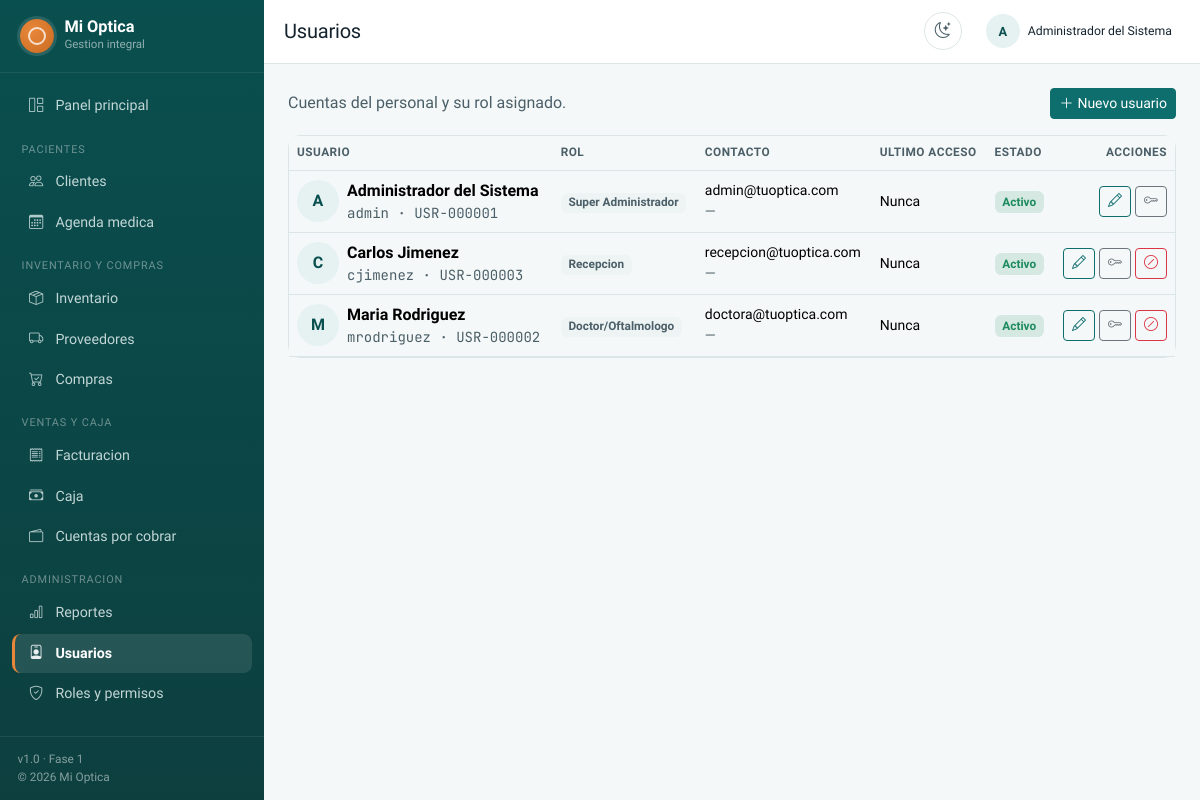
/usuarios (signed in), run on the app's committed database.
### tables this page shows
CREATE TABLE usuarios (
    id               INT UNSIGNED AUTO_INCREMENT PRIMARY KEY,
    codigo           VARCHAR(20)  NOT NULL,
    nombre           VARCHAR(80)  NOT NULL,
    apellido         VARCHAR(80)  NOT NULL,
    email            VARCHAR(150) NOT NULL,
    username         VARCHAR(50)  NOT NULL,
    password_hash    VARCHAR(255) NOT NULL,
    telefono         VARCHAR(20)  NULL,
    foto             VARCHAR(255) NULL,
    rol_id           INT UNSIGNED NOT NULL,
    firma_digital    VARCHAR(255) NULL COMMENT 'Ruta de imagen de firma escaneada, para doctores',
    cmd_colegiado    VARCHAR(50)  NULL COMMENT 'Numero de exequatur/colegiatura del especialista',
    estado           ENUM('activo','inactivo') NOT NULL DEFAULT 'activo',
    debe_cambiar_password TINYINT(1) NOT NULL DEFAULT 1,
    intentos_fallidos INT UNSIGNED NOT NULL DEFAULT 0,
    bloqueado_hasta  DATETIME NULL,
    two_factor_secret VARCHAR(255) NULL COMMENT 'Preparado para 2FA (TOTP)',
    two_factor_activo TINYINT(1) NOT NULL DEFAULT 0,
    ultimo_login     DATETIME NULL,
    ultimo_login_ip  VARCHAR(45) NULL,
    created_at       DATETIME NOT NULL DEFAULT CURRENT_TIMESTAMP,
    updated_at       DATETIME NOT NULL DEFAULT CURRENT_TIMESTAMP ON UPDATE CURRENT_TIMESTAMP,
    UNIQUE KEY uq_usuarios_codigo (codigo),
    UNIQUE KEY uq_usuarios_email (email),
    UNIQUE KEY uq_usuarios_username (username),
    KEY idx_usuarios_rol (rol_id),
    CONSTRAINT fk_usuarios_rol FOREIGN KEY (rol_id) REFERENCES roles(id) ON DELETE RESTRICT ON UPDATE CASCADE
);

CREATE TABLE roles (
    id              INT UNSIGNED AUTO_INCREMENT PRIMARY KEY,
    nombre          VARCHAR(50)  NOT NULL,
    descripcion     VARCHAR(255) NULL,
    es_sistema      TINYINT(1)   NOT NULL DEFAULT 0 COMMENT 'Roles base que no se pueden eliminar (solo renombrar permisos)',
    estado          ENUM('activo','inactivo') NOT NULL DEFAULT 'activo',
    created_at      DATETIME NOT NULL DEFAULT CURRENT_TIMESTAMP,
    updated_at      DATETIME NOT NULL DEFAULT CURRENT_TIMESTAMP ON UPDATE CURRENT_TIMESTAMP,
    UNIQUE KEY uq_roles_nombre (nombre)
);

### app/Core/Controller.php (called while the page is built, shortened)
<?php
abstract class Controller
{
    protected function view(string $view, array $data = []): void
    {
        extract($data, EXTR_SKIP);
        $viewPath = __DIR__ . '/../Views/' . $view . '.php';
        require $viewPath;
        require __DIR__ . '/../Views/layouts/main.php';
    }
}

### app/Controllers/UsuariosController.php (called while the page is built, shortened)
<?php
class UsuariosController extends Controller
{
    public function index(): void
    {
        $usuarios = (new Usuario())->conRol();
        $this->view('usuarios/index', compact('usuarios'));
    }
}

### public/index.php (called while the page is built, shortened)
<?php
if (is_file(__DIR__ . '/../vendor/autoload.php')) {
    require_once __DIR__ . '/../vendor/autoload.php';
}
require_once __DIR__ . '/../app/Core/autoload.php';
require_once __DIR__ . '/../app/Helpers/functions.php';
try {
    $rutaSolicitada = trim((string) parse_url($_SERVER['REQUEST_URI'], PHP_URL_PATH), '/');
    $router = str_starts_with($rutaSolicitada, 'api/')
        ? require __DIR__ . '/../routes/api.php'
        : require __DIR__ . '/../routes/web.php';
    $router->dispatch($_SERVER['REQUEST_METHOD'], $_SERVER['REQUEST_URI']);
} catch (\Throwable $e) {
    error_log('[Fatal] ' . $e->getMessage() . ' en ' . $e->getFile() . ':' . $e->getLine());
    http_response_code(500);
    if (APP_DEBUG) {
        echo '<pre>' . e((string) $e) . '</pre>';
    } else {
        require __DIR__ . '/../app/Views/errors/500.php';
    }
}

### app/Core/Auth.php (called while the page is built, shortened)
<?php
class Auth
{
    public static function id(): ?int
    {
        return isset($_SESSION['usuario_id']) ? (int) $_SESSION['usuario_id'] : null;
    }
    public static function puede(string $permiso): bool
    {
        return in_array($permiso, $_SESSION['permisos'] ?? [], true);
    }
}

### app/Core/Url.php (called while the page is built, shortened)
<?php
class Url
{
    public static function base(): string
    {
        $scriptDir = dirname($_SERVER['SCRIPT_NAME'] ?? '');
        return rtrim(str_replace('\\', '/', $scriptDir), '/');
    }
    public static function to(string $path = ''): string
    {
        return self::base() . '/' . ltrim($path, '/');
    }
}

### app/Helpers/functions.php (called while the page is built, shortened)
<?php
if (!function_exists('e')) {
    function e(?string $value): string
    {
        return htmlspecialchars($value ?? '', ENT_QUOTES, 'UTF-8');
    }
}
if (!function_exists('estado_badge')) {
    function estado_badge(string $estado): string
    {
        return match ($estado) {
            'activo', 'activa', 'pagada', 'confirmada', 'finalizada', 'exitoso', 'abierta' => 'badge-success',
            'inactivo', 'anulada', 'cancelada', 'fallido', 'vencida' => 'badge-danger',
            'pendiente', 'parcial', 'tentative' => 'badge-warning',
            default => 'badge-neutral',
        };
    }
}

### app/Core/autoload.php (called while the page is built, shortened)
<?php
spl_autoload_register(function (string $class): void {
    $prefix = 'App\\';
    $baseDir = __DIR__ . '/../';
    $relativeClass = substr($class, strlen($prefix));
    $file = $baseDir . str_replace('\\', '/', $relativeClass) . '.php';
});

### app/Core/Database.php (called while the page is built, shortened)
<?php
class Database
{
    private static ?PDO $instance = null;
    public static function getInstance(): PDO
    {
        if (self::$instance === null) {
            $config = require __DIR__ . '/../../config/database.php';
            $dsn = sprintf(
                'mysql:host=%s;port=%s;dbname=%s;charset=%s',
                $config['host'],
                $config['port'],
                $config['database'],
                $config['charset']
            );
            try {
                self::$instance = new PDO($dsn, $config['username'], $config['password'], [
                    PDO::ATTR_ERRMODE            => PDO::ERRMODE_EXCEPTION,
                    PDO::ATTR_DEFAULT_FETCH_MODE => PDO::FETCH_ASSOC,
                    PDO::ATTR_EMULATE_PREPARES   => false,
                    PDO::MYSQL_ATTR_INIT_COMMAND => "SET NAMES {$config['charset']}",
                ]);
            } catch (PDOException $e) {
                error_log('[DB] Error de conexion: ' . $e->getMessage());
                if (defined('APP_DEBUG') && APP_DEBUG) {
                    throw $e;
                }
                http_response_code(500);
                die('No se pudo conectar a la base de datos. Verifique config/database.php o el archivo .env.');
            }
        }
        return self::$instance;
    }
}

### app/Core/Model.php (called while the page is built, shortened)
<?php
abstract class Model
{
    public function __construct()
    {
        $this->db = Database::getInstance();
    }
}

### app/Models/Usuario.php (called while the page is built, shortened)
<?php
class Usuario extends Model
{
    public function conRol(): array
    {
        $sql = 'SELECT u.id, u.codigo, u.nombre, u.apellido, u.email, u.username, u.telefono,
                       u.foto, u.estado, u.ultimo_login, r.nombre AS rol_nombre
                  FROM usuarios u
                  JOIN roles r ON r.id = u.rol_id
                 ORDER BY u.nombre, u.apellido';
        return $this->db->query($sql)->fetchAll();
    }
}

### app/Views/usuarios/index.php (the view, shortened to what this page needs)
<div class="d-flex justify-content-between align-items-center mb-3">
    <p class="text-muted-soft mb-0">Cuentas del personal y su rol asignado.</p>
    <?php if (Auth::puede('usuarios.crear')): ?>
        <a href="<?= e(Url::to('usuarios/crear')) ?>" class="btn btn-primary btn-sm"><i class="bi bi-plus-lg me-1"></i>Nuevo usuario</a>
    <?php endif; ?>
</div>
<div class="card">
    <div class="table-responsive">
        <table class="table align-middle mb-0">
            <thead>
                <tr><th>Usuario</th><th>Rol</th><th>Contacto</th><th>Ultimo acceso</th><th>Estado</th><th class="text-end">Acciones</th></tr>
            </thead>
            <tbody>
            <?php foreach ($usuarios as $u): ?>
                <tr>
                    <td>
                        <div class="d-flex align-items-center gap-2">
                            <span class="avatar-circle"><?= e(mb_strtoupper(mb_substr($u['nombre'], 0, 1))) ?></span>
                            <div>
                                <div class="fw-semibold"><?= e($u['nombre'] . ' ' . $u['apellido']) ?></div>
                                <div class="small text-muted-soft font-mono"><?= e($u['username']) ?> · <?= e($u['codigo']) ?></div>
                            </div>
                        </div>
                    </td>
                    <td><span class="badge badge-neutral"><?= e($u['rol_nombre']) ?></span></td>
                    <td class="small"><?= e($u['email']) ?><br><span class="text-muted-soft"><?= e($u['telefono'] ?? '—') ?></span></td>
                    <td class="small text-muted-soft"><?= $u['ultimo_login'] ? fecha_hora($u['ultimo_login']) : 'Nunca' ?></td>
                    <td><span class="<?= estado_badge($u['estado']) ?>"><?= e(ucfirst($u['estado'])) ?></span></td>
                    <td class="text-end">
                        <?php if (Auth::puede('usuarios.editar')): ?>
                            <a href="<?= e(Url::to('usuarios/editar/' . $u['id'])) ?>" class="btn btn-sm btn-outline-primary"><i class="bi bi-pencil"></i></a>
                            <form action="<?= e(Url::to('usuarios/restablecer-password/' . $u['id'])) ?>" method="POST" class="d-inline" data-confirmar="¿Generar una contraseña temporal para este usuario?">
                                <button class="btn btn-sm btn-outline-secondary" title="Restablecer contraseña"><i class="bi bi-key"></i></button>
                            </form>
                        <?php endif; ?>
                        <?php if (Auth::puede('usuarios.eliminar') && $u['id'] !== Auth::id()): ?>
                            <form action="<?= e(Url::to('usuarios/eliminar/' . $u['id'])) ?>" method="POST" class="d-inline" data-confirmar="¿Desactivar a este usuario?">
                                <button class="btn btn-sm btn-outline-danger"><i class="bi bi-slash-circle"></i></button>
                            </form>
                        <?php endif; ?>
                    </td>
                </tr>
            <?php endforeach; ?>
            </tbody>
        </table>
    </div>
</div>

### app/Core/Router.php (shortened to what this page needs)
<?php
class Router
{
    private array $routes = [];
    private function addRoute(string $method, string $path, array|callable $handler, array $middleware): void
    {
        $pattern = preg_replace('#\{[a-zA-Z_][a-zA-Z0-9_]*\}#', '([^/]+)', trim($path, '/'));
        $this->routes[] = [
            'method'     => $method,
            'pattern'    => '#^' . $pattern . '$#',
            'handler'    => $handler,
            'middleware' => $middleware,
        ];
    }
    public function dispatch(string $method, string $uri): void
    {
        $uri = trim((string) parse_url($uri, PHP_URL_PATH), '/');
        foreach ($this->routes as $route) {
            if ($route['method'] !== $method) {
                continue;
            }
            if (preg_match($route['pattern'], $uri, $matches)) {
                array_shift($matches);
                $this->llamarHandler($route['handler'], array_values($matches));
                return;
            }
        }
    }
    private function llamarHandler(array|callable $handler, array $params): void
    {
        if (is_array($handler)) {
            [$controllerClass, $method] = $handler;
            $controller = new $controllerClass();
            $controller->$method(...$params);
            return;
        }
    }
}

### data on the page
usuarios: nombre "A", nombre+apellido "Administrador del Sistema", username "admin", codigo "USR-000001", rol.nombre "Super Administrador", email "admin@tuoptica.com", telefono "—", shows "Nunca", estado "Activo"
usuarios: nombre "C", nombre+apellido "Carlos Jimenez", username "cjimenez", codigo "USR-000003", rol.nombre "Recepcion", email "recepcion@tuoptica.com", telefono "—", shows "Nunca", estado "Activo"
usuarios: nombre "M", nombre+apellido "Maria Rodriguez", username "mrodriguez", codigo "USR-000002", rol.nombre "Doctor/Oftalmologo", email "doctora@tuoptica.com", telefono "—", shows "Nunca", estado "Activo"
